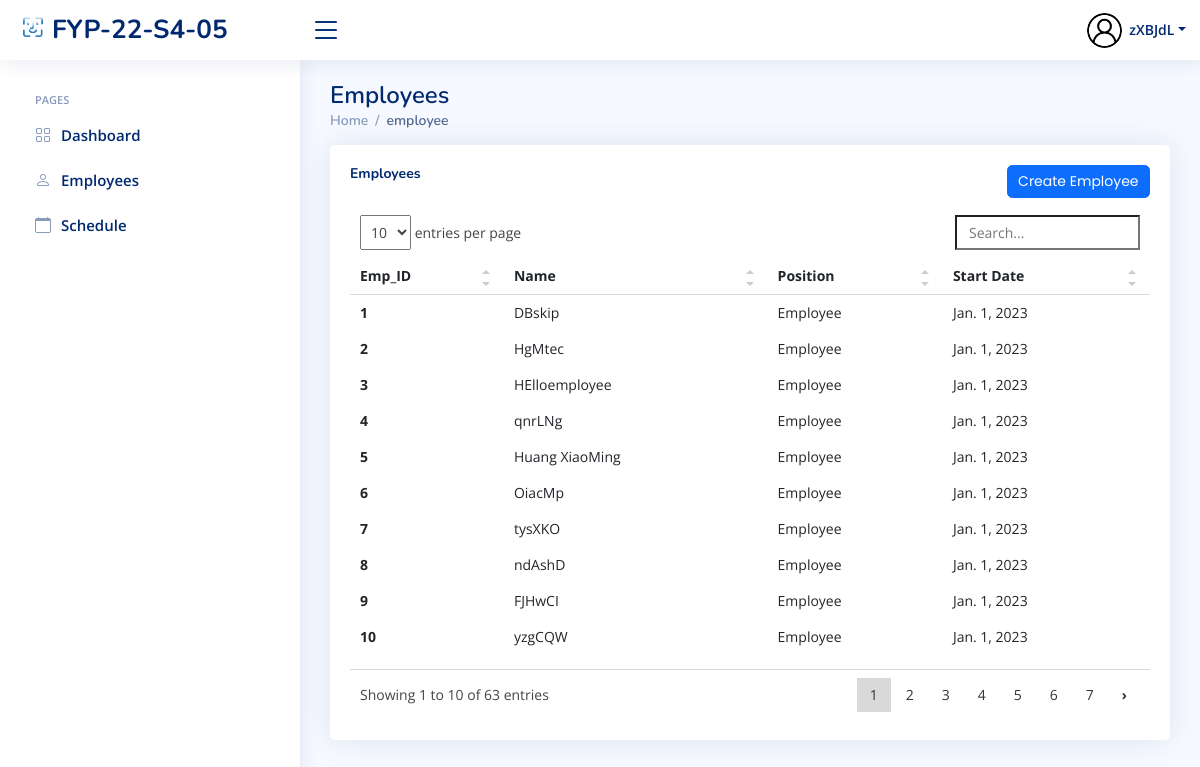
Screenshot of /sys_admin/view_employees/ (signed in) with the database file from the repository.
### index/models.py (models this page shows, shortened)
class Employee(models.Model):
	Employee_ID = models.IntegerField(primary_key=True)
	Full_Name = models.CharField(max_length=100)
	Job_Title = models.CharField(max_length=100)
	Phone_Number = models.CharField(max_length=100)
	salt = models.CharField(max_length=50, null=True)
	Email_Address = models.EmailField()
	Role = models.ForeignKey(Role, on_delete=models.CASCADE)
	Profile_Image = models.ImageField(null=True,blank=True, upload_to='profile_pics/')
	Password = models.CharField(max_length=256)
	Start_Date = models.DateField(auto_now_add=True)

class Role(models.Model):
	Role_ID = models.IntegerField(primary_key=True)
	Role_Name = models.CharField(max_length=100)

### index/views/sys_admin.py (the view)
# urls.py: path('sys_admin/view_employees/', sys_admin.sys_admin_view_employees, name='sys_admin_view_employees'),
def sys_admin_view_employees(request):
	currentEmployee = Employee.objects.get(Employee_ID=request.session['Employee_ID'])
	Title ='Admin View Employees Page'
	allEmployees = Employee.objects.all()
	context={
		'Employee_ID' : currentEmployee.Employee_ID,
		'Full_Name' : currentEmployee.Full_Name,
		'Role' : currentEmployee.Role.Role_Name,
		'PFP' : currentEmployee.Profile_Image.url,
		'Employees' : allEmployees,
		'title': Title,
	}
	return render(request, 'sys_admin/sys_admin_view_employees.html', context)

### templates/sys_admin/sys_admin_view_employees.html (shortened to what this page needs)
{% extends "index/base.html" %}
{% load static %}
{% block content %}
{% include 'sys_admin/sys_admin_base.html' %}
  <main id="main" class="main">
    <div class="pagetitle">
      <h1>Employees</h1>
      <nav>
        <ol class="breadcrumb">
          <li class="breadcrumb-item"><a href="{% url 'sys_admin_home' %}">Home</a></li>
          <li class="breadcrumb-item active">employee</li>
        </ol>
      </nav>
    </div>
    <section class="section">
      <div class="row">
        <div class="col-lg-12">
          <div class="card recent-sales overflow-auto">
            <div class="card-body">
              <div class="col-lg-12 align-items-center justify-content-center card-title">
                <h5 class="float-start"><b>Employees</b></h5>
                <a href="{% url 'sys_admin_create_user' %}" class="btn btn-primary float-end">Create Employee</a>
                <br>
              </div>
              <table class="table table-borderless table-hover datatable">
                <thead>
                  <tr>
                    <th scope="col">Emp_ID</th>
                    <th scope="col">Name</th>
                    <th scope="col">Position</th>
                    <th scope="col">Start Date</th>
                  </tr>
                </thead>
                <tbody>
                  {% for employee in Employees %}
                    <tr class="tr" onclick='setGetParameter( "{{ employee.Employee_ID}} ")'>
                      <th scope="row">{{ employee.Employee_ID }}</th>
                      <td>{{ employee.Full_Name }}</td>
                      <td>{{ employee.Role.Role_Name }}</td>
                      <td>{{ employee.Start_Date }}</td>
                    </tr>
                  {% endfor %}
                </tbody>
              </table>
            </div>
          </div>
        </div>
      </div>
    </section>
  </main>
{% endblock content %}

### templates/sys_admin/sys_admin_base.html (shortened to what this page needs)
{% load static %}
  <header id="header" class="header fixed-top d-flex align-items-center">
    <div class="d-flex align-items-center justify-content-between">
      <a href="{% url 'sys_admin_home' %}" class="logo d-flex align-items-center">
        <img src="{% static 'assets/img/logo.png' %}" alt="">
        <span class="d-none d-lg-block">FYP-22-S4-05</span>
      </a>
      <i class="bi bi-list toggle-sidebar-btn"></i>
    </div>
    <nav class="header-nav ms-auto">
      <ul class="d-flex align-items-center">
        <li class="nav-item dropdown pe-3">
          <a class="nav-link nav-profile d-flex align-items-center pe-0" href="#" data-bs-toggle="dropdown">
            <img src="{{ PFP }}" alt="Profile" class="rounded-circle"  height="35" width="35">
            <span class="d-none d-md-block dropdown-toggle ps-2">{{ Full_Name }}</span>
          </a>
        </li>
      </ul>
    </nav>
  </header>
  <aside id="sidebar" class="sidebar">
    <ul class="sidebar-nav" id="sidebar-nav">
      <li class="nav-heading">Pages</li>
      <li class="nav-item">
        <a class="nav-link collapsed" href="{% url 'sys_admin_home' %}">
          <i class="bi bi-grid"></i>
          <span>Dashboard</span>
        </a>
      </li>
      <li class="nav-item">
        <a class="nav-link collapsed" href="{% url 'sys_admin_view_employees' %}">
          <i class="bi bi-person"></i>
          <span>Employees</span>
        </a>
      </li>
      <li class="nav-item">
        <a class="nav-link collapsed" href="{% url 'sys_admin_schedule' %}">
          <i class="bi bi-calendar"></i>
          <span>Schedule</span>
        </a>
      </li>
  </aside>

### static/assets/css/style.css (style rules this page uses)
:root { scroll-behavior: smooth; }
body { font-family: "Open Sans", sans-serif; background: #f6f9ff; color: #444444; }
a { color: #4154f1; text-decoration: none; }
h1, h2, h3, h4, h5, h6 { font-family: "Nunito", sans-serif; }
#main { margin-top: 60px; padding: 20px 30px; transition: all 0.3s; }
.pagetitle { margin-bottom: 10px; }
.pagetitle h1 { font-size: 24px; margin-bottom: 0; font-weight: 600; color: #012970; }
.card { margin-bottom: 30px; border: none; border-radius: 5px; box-shadow: 0px 0 30px rgba(1, 41, 112, 0.1); }
.card-title { padding: 20px 0 15px 0; font-size: 18px; font-weight: 500; color: #012970; font-family: "Poppins", sans-serif; }
.card-body { padding: 0 20px 20px 20px; }
.breadcrumb { font-size: 14px; font-family: "Nunito", sans-serif; color: #899bbd; font-weight: 600; }
.breadcrumb a { color: #899bbd; transition: 0.3s; }
.breadcrumb .breadcrumb-item::before { color: #899bbd; }
.breadcrumb .active { color: #51678f; font-weight: 600; }
.logo { line-height: 1; }
@media (min-width: 1200px) { .logo { width: 280px; } }
.logo img { max-height: 26px; margin-right: 6px; }
.logo span { font-size: 26px; font-weight: 700; color: #012970; font-family: "Nunito", sans-serif; }
.header { transition: all 0.5s; z-index: 997; height: 60px; box-shadow: 0px 2px 20px rgba(1, 41, 112, 0.1); background-color: #fff; padding-left: 20px; }
.header .toggle-sidebar-btn { font-size: 32px; padding-left: 10px; cursor: pointer; color: #012970; }
.header-nav ul { list-style: none; }
.header-nav>ul { margin: 0; padding: 0; }
.header-nav .nav-profile { color: #012970; }
.header-nav .nav-profile img { max-height: 36px; }
.header-nav .nav-profile span { font-size: 14px; font-weight: 600; }
.sidebar { position: fixed; top: 60px; left: 0; bottom: 0; width: 300px; z-index: 996; transition: all 0.3s; padding: 20px; overflow-y: auto; scrollbar-width: thin; scrollbar-color: #aab7cf transparent; box-shadow: 0px 0px 20px rgba(1, 41, 112, 0.1); background-color: #fff; }
@media (min-width: 1200px) { #main, #footer { margin-left: 300px; } }
.sidebar-nav { padding: 0; margin: 0; list-style: none; }
.sidebar-nav li { padding: 0; margin: 0; list-style: none; }
.sidebar-nav .nav-item { margin-bottom: 5px; }
.sidebar-nav .nav-heading { font-size: 11px; text-transform: uppercase; color: #899bbd; font-weight: 600; margin: 10px 0 5px 15px; }
.sidebar-nav .nav-link { display: flex; align-items: center; font-size: 15px; font-weight: 600; color: #4154f1; transition: 0.3; background: #f6f9ff; padding: 10px 15px; border-radius: 4px; }
.sidebar-nav .nav-link i { font-size: 16px; margin-right: 10px; color: #4154f1; }
.sidebar-nav .nav-link.collapsed { color: #012970; background: #fff; }
.sidebar-nav .nav-link.collapsed i { color: #899bbd; }

### rows the page displays
Employee: Full_Name "zXBJdL"
Employee: Employee_ID "1", Full_Name "DBskip", Role.Role_Name "Employee", Start_Date "Jan. 1, 2023"
Employee: Employee_ID "2", Full_Name "HgMtec", Role.Role_Name "Employee", Start_Date "Jan. 1, 2023"
Employee: Employee_ID "3", Full_Name "HElloemployee", Role.Role_Name "Employee", Start_Date "Jan. 1, 2023"
Employee: Employee_ID "4", Full_Name "qnrLNg", Role.Role_Name "Employee", Start_Date "Jan. 1, 2023"
Employee: Employee_ID "5", Full_Name "Huang XiaoMing", Role.Role_Name "Employee", Start_Date "Jan. 1, 2023"
Employee: Employee_ID "6", Full_Name "OiacMp", Role.Role_Name "Employee", Start_Date "Jan. 1, 2023"
Employee: Employee_ID "7", Full_Name "tysXKO", Role.Role_Name "Employee", Start_Date "Jan. 1, 2023"
Employee: Employee_ID "8", Full_Name "ndAshD", Role.Role_Name "Employee", Start_Date "Jan. 1, 2023"
Employee: Employee_ID "9", Full_Name "FJHwCI", Role.Role_Name "Employee", Start_Date "Jan. 1, 2023"
Employee: Employee_ID "10", Full_Name "yzgCQW", Role.Role_Name "Employee", Start_Date "Jan. 1, 2023"
